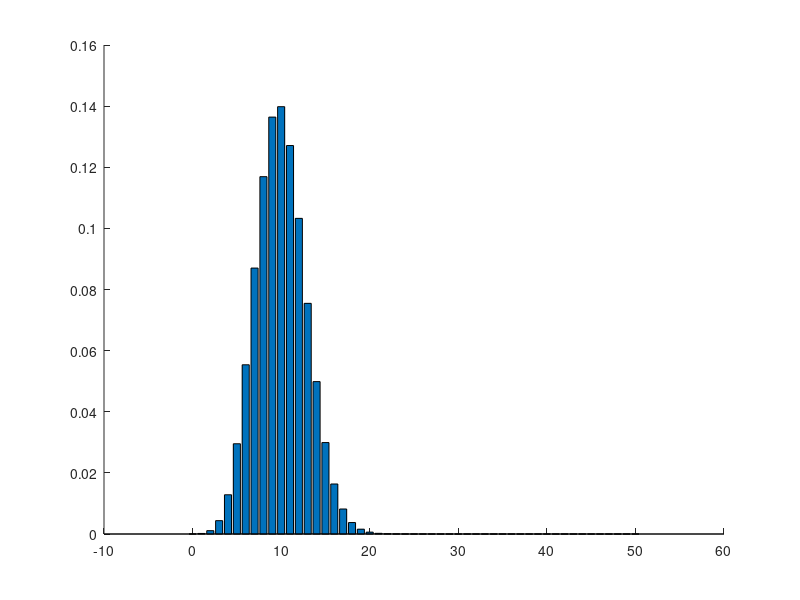

The MATLAB script that drew this image: (Note: this script raises an error after producing the figure.)
% Problem 2: Approximations of the Binomial Distribution
clc; clear;

% Parameters for the binomial distribution
n = 50; % Number of trials
p = 0.2; % Probability of success
lambda = n * p; % Mean for Poisson
mu = n * p; % Mean for Normal
sigma = sqrt(n * p * (1 - p)); % Standard deviation for Normal

% Generate values for k (number of successes)
k = 0:n;

% Exact Binomial PMF
binomial_pmf = binopdf(k, n, p);

% Normal Approximation
normal_pdf = normpdf(k, mu, sigma);

% Poisson Approximation
poisson_pmf = poisspdf(k, lambda);

% Plot the distributions
figure;
hold on;
bar(k, binomial_pmf, 'FaceAlpha', 0.5, 'DisplayName', 'Binomial PMF');
plot(k, normal_pdf, 'r-', 'LineWidth', 1.5, 'DisplayName', 'Normal Approximation');
plot(k, poisson_pmf, 'g--', 'LineWidth', 1.5, 'DisplayName', 'Poisson Approximation');
hold off;

% Add labels and legend
xlabel('Number of Successes (k)');
ylabel('Probability');
title('Binomial Distribution and Its Approximations');
legend show;
grid on;

% Display numerical results for first few probabilities
disp('First few probabilities:');
disp(table(k', binomial_pmf', normal_pdf', poisson_pmf', ...
    'VariableNames', {'k', 'Binomial', 'Normal', 'Poisson'}));